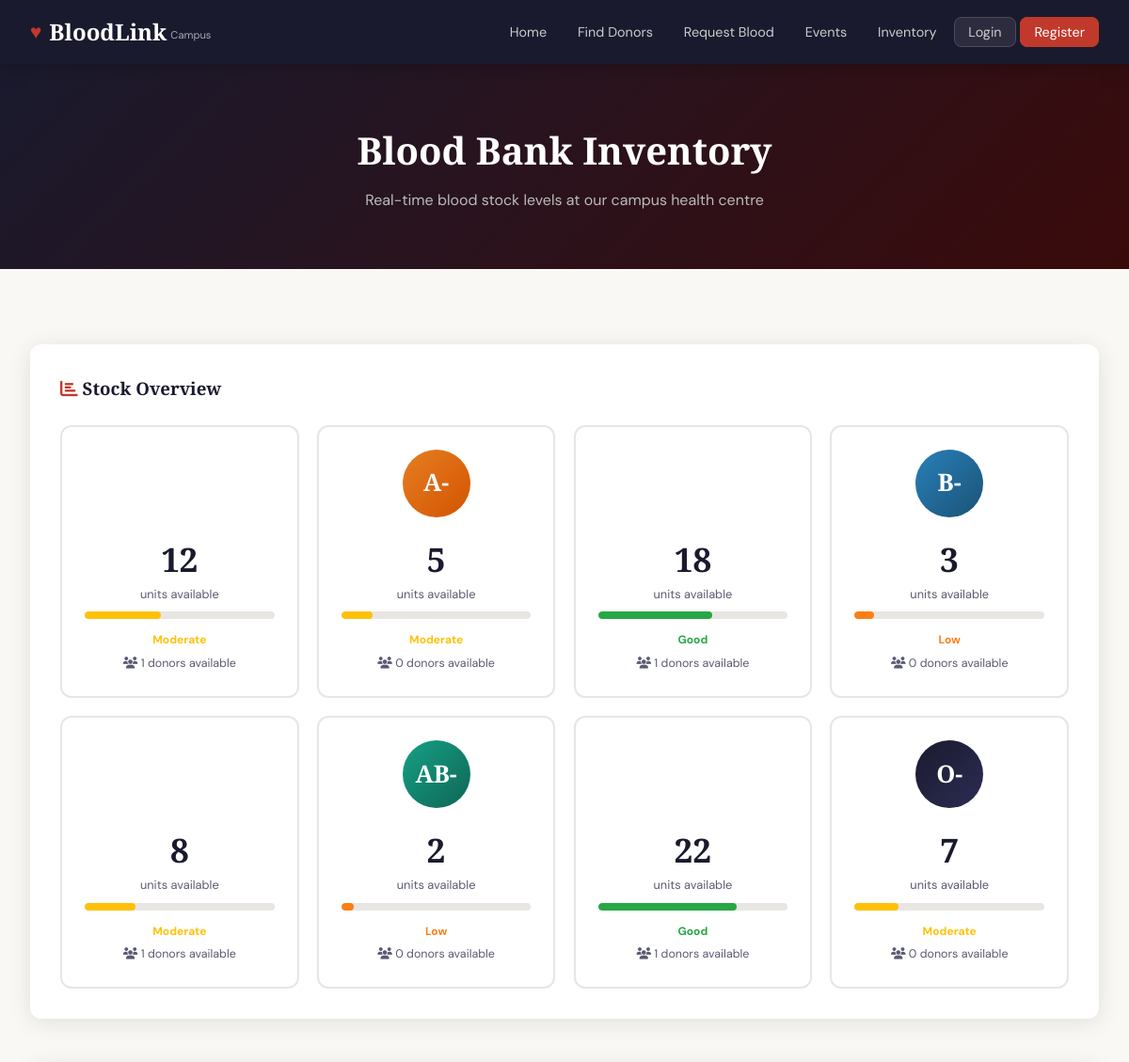
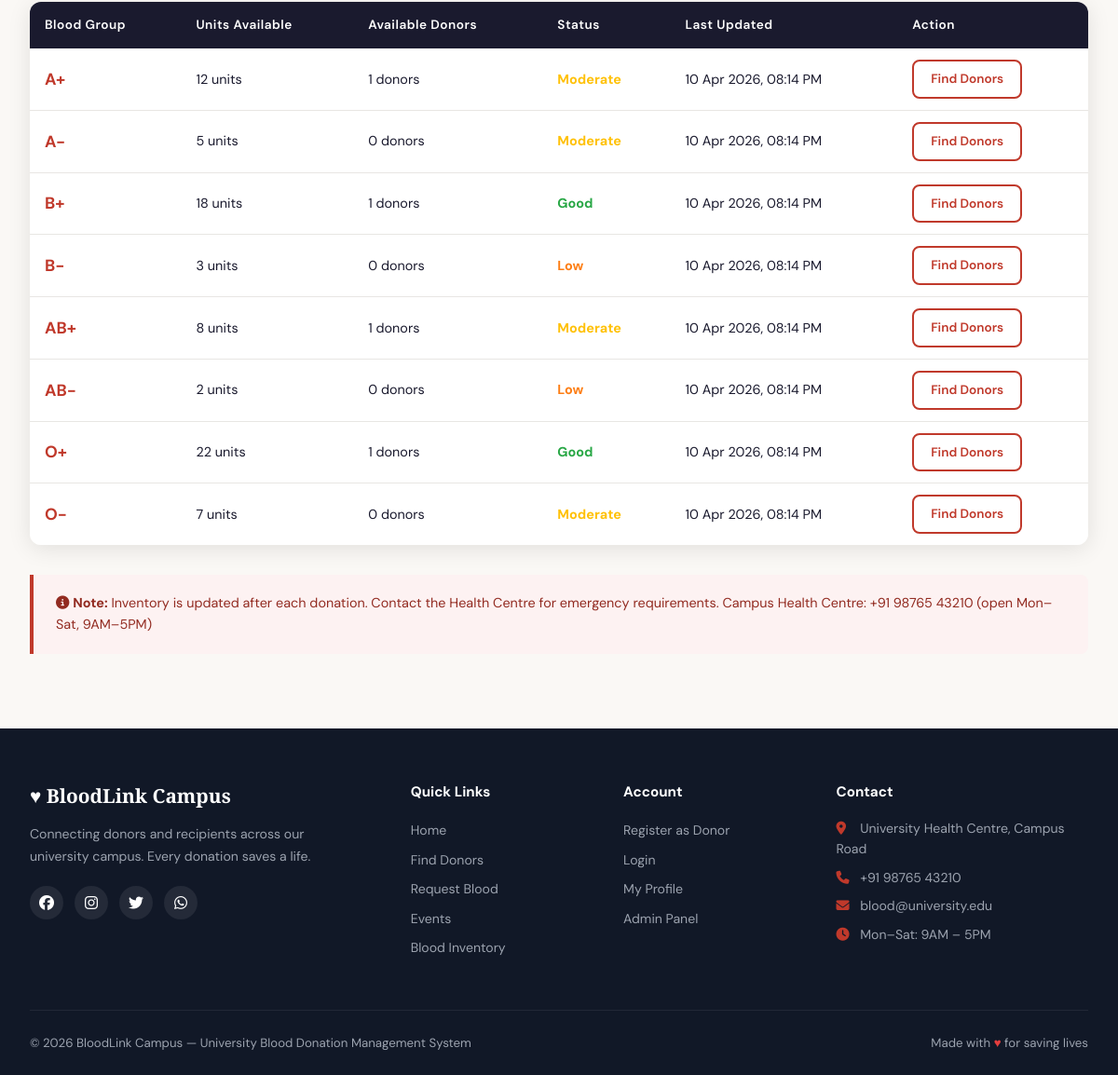
The page /pages/inventory.php on the database its author committed (2 pictures, top to bottom).
### tables this page shows
CREATE TABLE IF NOT EXISTS blood_inventory (
    id INT AUTO_INCREMENT PRIMARY KEY,
    blood_group ENUM('A+','A-','B+','B-','AB+','AB-','O+','O-') NOT NULL UNIQUE,
    units_available INT DEFAULT 0,
    updated_at TIMESTAMP DEFAULT CURRENT_TIMESTAMP ON UPDATE CURRENT_TIMESTAMP
);

### includes/auth.php (called while the page is built, shortened)
<?php
function isLoggedIn() {
    return isset($_SESSION['user_id']);
}
?>

### pages/inventory.php (the view, shortened to what this page needs)
<?php
require_once '../includes/auth.php';
$db = getDB();
$inventory = $db->query("SELECT bi.*, COUNT(u.id) as donors FROM blood_inventory bi LEFT JOIN users u ON u.blood_group=bi.blood_group AND u.role='donor' AND u.is_available=1 GROUP BY bi.blood_group ORDER BY bi.blood_group");
include '../includes/header.php';
?>
<div class="page-hero">
    <h1>Blood Bank Inventory</h1>
    <p>Real-time blood stock levels at our campus health centre</p>
</div>
<section class="section">
    <div class="container">
        <div style="background:var(--white);border-radius:var(--radius);padding:2rem;box-shadow:var(--shadow);margin-bottom:3rem">
            <h3 style="font-family:var(--font-display);margin-bottom:1.5rem;color:var(--charcoal)">
                <i class="fas fa-chart-bar" style="color:var(--red)"></i> Stock Overview
            </h3>
            <div class="grid-4">
                <?php $inventory_data = []; while($inv = $inventory->fetch_assoc()) { $inventory_data[] = $inv; } ?>
                <?php foreach($inventory_data as $inv):
                    $bg_class = 'blood-' . str_replace(['+','-'], ['-pos','-neg'], $inv['blood_group']);
                    $pct = min(100, ($inv['units_available'] / 30) * 100);
                    if ($inv['units_available'] === 0) $status = ['Critical', '#dc3545'];
                    elseif ($inv['units_available'] < 5) $status = ['Low', '#fd7e14'];
                    elseif ($inv['units_available'] < 15) $status = ['Moderate', '#ffc107'];
                    else $status = ['Good', '#28a745'];
                ?>
                <div style="text-align:center;padding:1.5rem;border:2px solid var(--gray-light);border-radius:var(--radius)">
                    <div class="donor-avatar <?php echo $bg_class; ?>" style="width:72px;height:72px;font-size:1.6rem;font-weight:900;margin:0 auto 1rem">
                        <?php echo $inv['blood_group']; ?>
                    </div>
                    <div style="font-size:2.2rem;font-family:var(--font-display);font-weight:900;color:var(--charcoal)"><?php echo $inv['units_available']; ?></div>
                    <div style="font-size:0.8rem;color:var(--gray);margin-bottom:8px">units available</div>
                    <div style="height:8px;background:var(--gray-light);border-radius:4px;margin-bottom:8px;overflow:hidden">
                        <div style="height:100%;width:<?php echo $pct; ?>%;background:<?php echo $status[1]; ?>;border-radius:4px;transition:width 1s"></div>
                    </div>
                    <span style="font-size:0.75rem;font-weight:700;color:<?php echo $status[1]; ?>"><?php echo $status[0]; ?></span>
                    <div style="font-size:0.78rem;color:var(--gray);margin-top:4px"><i class="fas fa-users"></i> <?php echo $inv['donors']; ?> donors available</div>
                </div>
                <?php endforeach; ?>
            </div>
        </div>
        <div class="table-wrap">
            <table>
                <thead>
                    <tr>
                        <th>Blood Group</th>
                        <th>Units Available</th>
                        <th>Available Donors</th>
                        <th>Status</th>
                        <th>Last Updated</th>
                        <th>Action</th>
                    </tr>
                </thead>
                <tbody>
                    <?php foreach($inventory_data as $inv):
                        if ($inv['units_available'] === 0) $status = ['Critical', '#dc3545'];
                        elseif ($inv['units_available'] < 5) $status = ['Low', '#fd7e14'];
                        elseif ($inv['units_available'] < 15) $status = ['Moderate', '#ffc107'];
                        else $status = ['Good', '#28a745'];
                    ?>
                    <tr>
                        <td><strong style="font-size:1.1rem;color:var(--red)"><?php echo $inv['blood_group']; ?></strong></td>
                        <td><?php echo $inv['units_available']; ?> units</td>
                        <td><?php echo $inv['donors']; ?> donors</td>
                        <td><span style="font-weight:700;color:<?php echo $status[1]; ?>"><?php echo $status[0]; ?></span></td>
                        <td><?php echo date('d M Y, h:i A', strtotime($inv['updated_at'])); ?></td>
                        <td>
                            <a href="/blood/pages/donors.php?blood=<?php echo urlencode($inv['blood_group']); ?>" class="btn btn-outline-dark btn-sm">Find Donors</a>
                        </td>
                    </tr>
                    <?php endforeach; ?>
                </tbody>
            </table>
        </div>
        <div style="background:var(--red-pale);border-left:4px solid var(--red);padding:1.2rem 1.5rem;border-radius:0 8px 8px 0;margin-top:2rem">
            <p style="color:var(--red-dark);font-size:0.9rem"><i class="fas fa-info-circle"></i> <strong>Note:</strong> Inventory is updated after each donation. Contact the Health Centre for emergency requirements. Campus Health Centre: +91 98765 43210 (open Mon–Sat, 9AM–5PM)</p>
        </div>
    </div>
</section>
<?php include '../includes/footer.php'; ?>

### includes/header.php (shortened to what this page needs)
<?php $base = "/blood/"; ?>
<!DOCTYPE html>
<html lang="en">
<head>
    <link rel="stylesheet" href="https://cdnjs.cloudflare.com/ajax/libs/font-awesome/6.5.0/css/all.min.css">
    <link rel="stylesheet" href="<?php echo $base; ?>assets/css/style.css">
</head>
<body>
<nav class="navbar">
    <a href="<?php echo $base; ?>index.php" class="nav-brand">
        <span class="brand-icon">&#9829;</span> BloodLink
        <small>Campus</small>
    </a>
    <ul class="nav-links" id="navLinks">
        <li><a href="<?php echo $base; ?>index.php">Home</a></li>
        <li><a href="<?php echo $base; ?>pages/donors.php">Find Donors</a></li>
        <li><a href="<?php echo $base; ?>pages/request.php">Request Blood</a></li>
        <li><a href="<?php echo $base; ?>pages/events.php">Events</a></li>
        <li><a href="<?php echo $base; ?>pages/inventory.php">Inventory</a></li>
        <?php if (isLoggedIn()): ?>
            <?php if (isAdmin()): ?>
                <li><a href="<?php echo $base; ?>admin/dashboard.php" class="btn-nav admin-btn">Admin</a></li>
            <?php else: ?>
                <li><a href="<?php echo $base; ?>donor/profile.php" class="btn-nav">Profile</a></li>
            <?php endif; ?>
            <li><a href="<?php echo $base; ?>logout.php" class="btn-nav logout-btn">Logout</a></li>
        <?php else: ?>
            <li><a href="<?php echo $base; ?>login.php" class="btn-nav">Login</a></li>
            <li><a href="<?php echo $base; ?>register.php" class="btn-nav btn-primary-nav">Register</a></li>
        <?php endif; ?>
    </ul>
</nav>

### includes/footer.php (shortened to what this page needs)
<footer class="footer">
    <div class="footer-grid">
        <div class="footer-brand">
            <h3><span class="brand-icon">&#9829;</span> BloodLink Campus</h3>
            <p>Connecting donors and recipients across our university campus. Every donation saves a life.</p>
            <div class="footer-socials">
                <a href="#"><i class="fab fa-facebook"></i></a>
                <a href="#"><i class="fab fa-instagram"></i></a>
                <a href="#"><i class="fab fa-twitter"></i></a>
                <a href="#"><i class="fab fa-whatsapp"></i></a>
            </div>
        </div>
        <div class="footer-links">
            <h4>Quick Links</h4>
            <ul>
                <li><a href="/index.php">Home</a></li>
                <li><a href="/pages/donors.php">Find Donors</a></li>
                <li><a href="/pages/request.php">Request Blood</a></li>
                <li><a href="/pages/events.php">Events</a></li>
                <li><a href="/pages/inventory.php">Blood Inventory</a></li>
            </ul>
        </div>
        <div class="footer-links">
            <h4>Account</h4>
            <ul>
                <li><a href="/register.php">Register as Donor</a></li>
                <li><a href="/login.php">Login</a></li>
                <li><a href="/donor/profile.php">My Profile</a></li>
                <li><a href="/admin/dashboard.php">Admin Panel</a></li>
            </ul>
        </div>
        <div class="footer-contact">
            <h4>Contact</h4>
            <p><i class="fas fa-map-marker-alt"></i> University Health Centre, Campus Road</p>
            <p><i class="fas fa-phone"></i> +91 98765 43210</p>
            <p><i class="fas fa-envelope"></i> blood@university.edu</p>
            <p><i class="fas fa-clock"></i> Mon–Sat: 9AM – 5PM</p>
        </div>
    </div>
    <div class="footer-bottom">
        <p>© <?php echo date('Y'); ?> BloodLink Campus — University Blood Donation Management System</p>
        <p>Made with <span style="color:#e53e3e">♥</span> for saving lives</p>
    </div>
</footer>
</body>
</html>

### rows shown on the page
blood_inventory: units_available "12", status "Moderate", donors "1", blood_group "A+", updated_at "10 Apr 2026, 08:14 PM"
blood_inventory: blood_group "A-", units_available "5", status "Moderate", donors "0", updated_at "10 Apr 2026, 08:14 PM"
blood_inventory: units_available "18", status "Good", donors "1", blood_group "B+", updated_at "10 Apr 2026, 08:14 PM"
blood_inventory: blood_group "B-", units_available "3", status "Low", donors "0", updated_at "10 Apr 2026, 08:14 PM"
blood_inventory: units_available "8", status "Moderate", donors "1", blood_group "AB+", updated_at "10 Apr 2026, 08:14 PM"
blood_inventory: blood_group "AB-", units_available "2", status "Low", donors "0", updated_at "10 Apr 2026, 08:14 PM"
blood_inventory: units_available "22", status "Good", donors "1", blood_group "O+", updated_at "10 Apr 2026, 08:14 PM"
blood_inventory: blood_group "O-", units_available "7", status "Moderate", donors "0", updated_at "10 Apr 2026, 08:14 PM"
